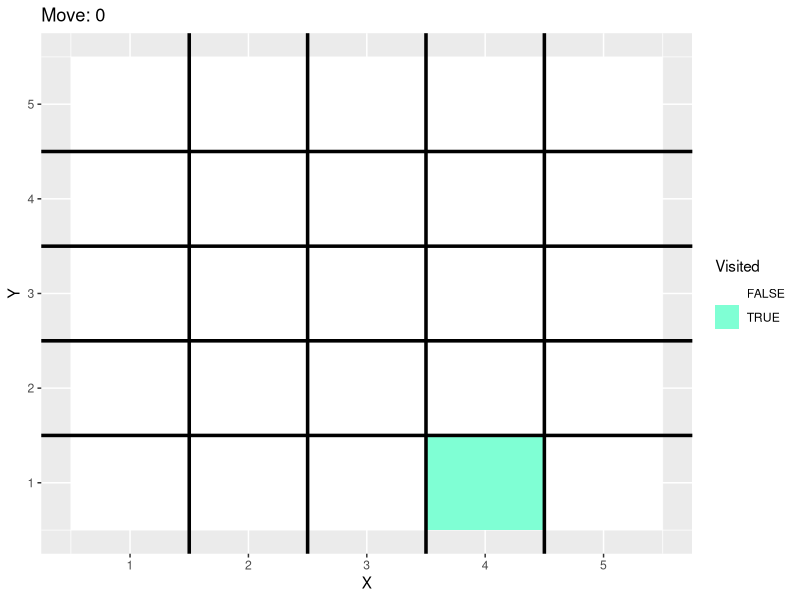
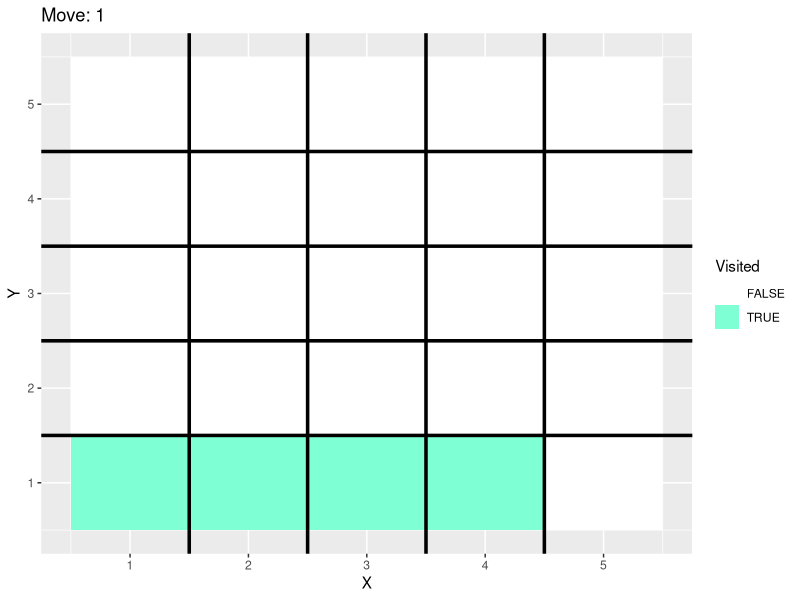
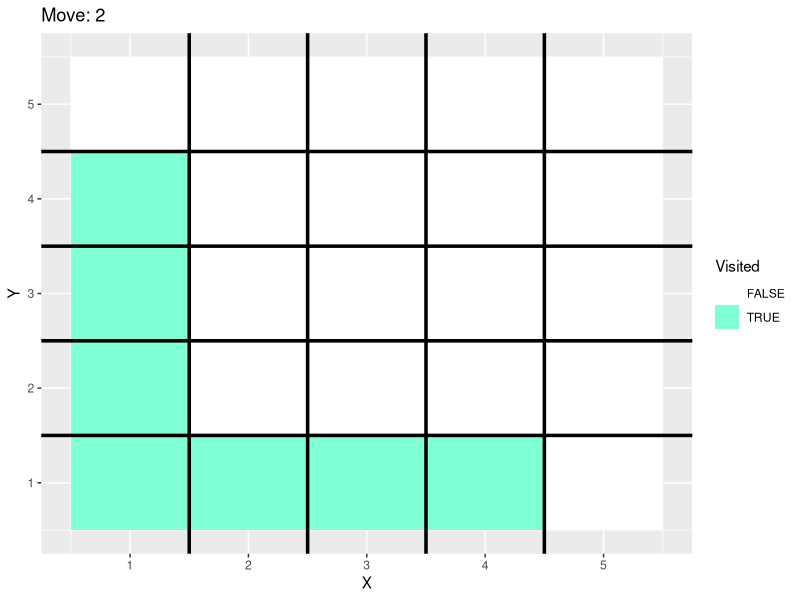
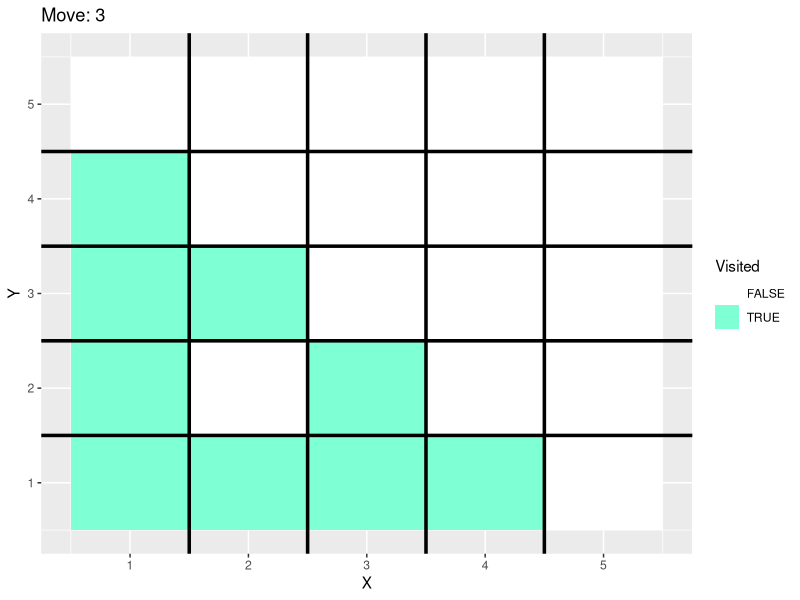
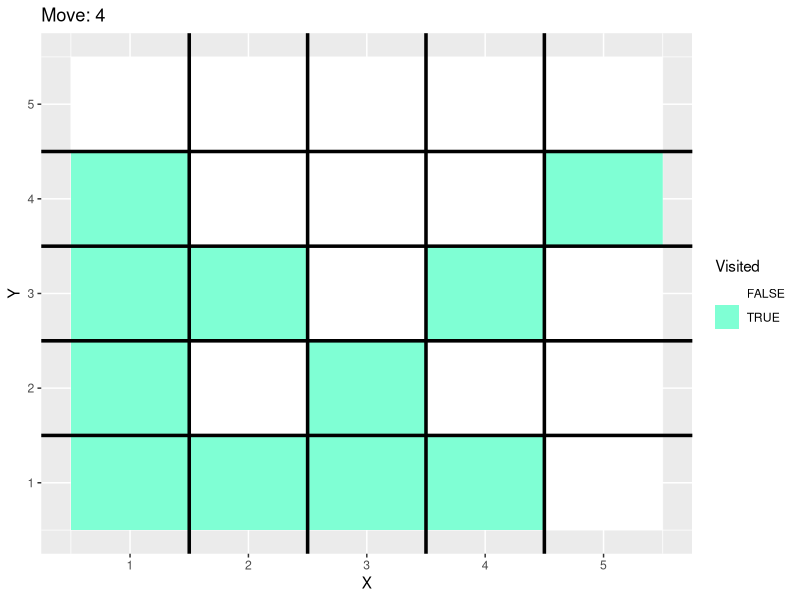
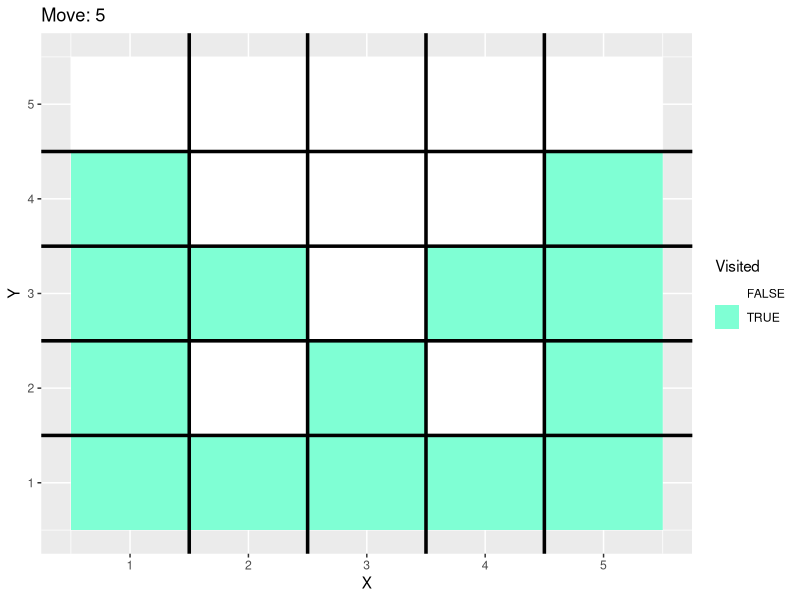
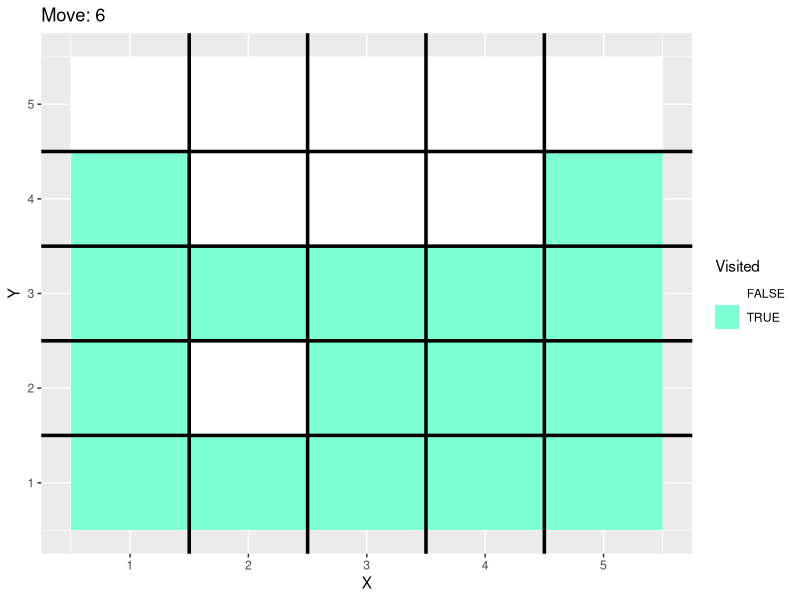
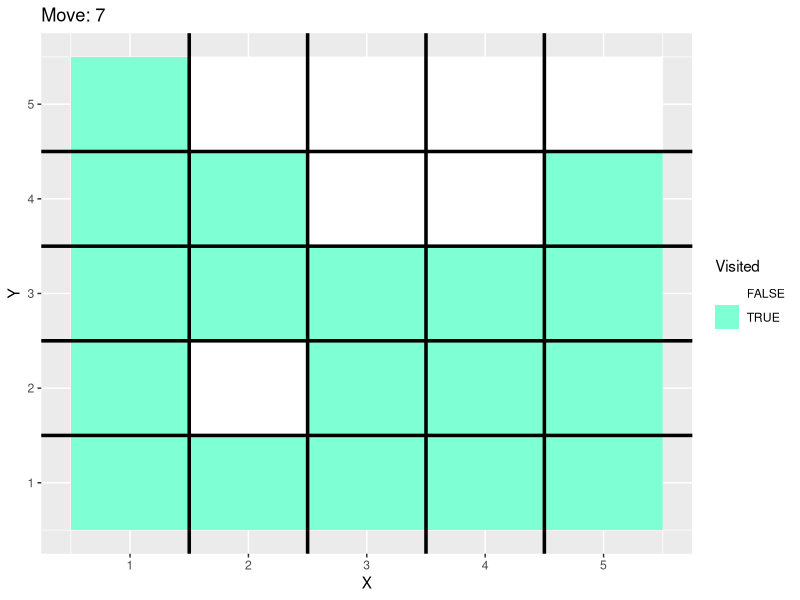

Reproduce these figures in R, in order.
### Luke Benz
### Ridler Classic
### 7/27/2018

### Get Coordinates for potential move
move_coord <- function(move_type, x, y) {
  coordinates <- list("x" = vector(), "y" = vector())
  if(move_type == "left") {
    coordinates$x <- x - 1:3
    coordinates$y <- rep(y, 3)
  }
  else if(move_type == "right") {
    coordinates$x <- x + 1:3
    coordinates$y <- rep(y, 3)
  }
  else if(move_type == "up") {
    coordinates$x <- rep(x, 3)
    coordinates$y <- y + 1:3
  }
  else if(move_type == "down") {
    coordinates$x <- rep(x, 3)
    coordinates$y <- y - 1:3
  }
  else if(move_type == "up_right") {
    coordinates$x <- x + 1:2
    coordinates$y <- y + 1:2
  }
  else if(move_type == "up_left") {
    coordinates$x <- x - 1:2
    coordinates$y <- y + 1:2
  }
  else if(move_type == "down_right") {
    coordinates$x <- x + 1:2
    coordinates$y <- y - 1:2
  }  
  else if(move_type == "down_left") {
    coordinates$x <- x - 1:2
    coordinates$y <- y - 1:2
  }
  return(coordinates)
}

### Test if move is valid
valid_move <- function(grid, coordinates) {
  n <- nrow(grid)
  ### Wrap-Around
  if(any(coordinates$y < 1) | any(coordinates$x < 1)) {
    return(F)
  }
  
  if(any(coordinates$y > n) | any(coordinates$x > n)) {
    return(F)
  }
  
  ### Already Visited
  for(k in 1:length(coordinates$x)) {
    if(grid[coordinates$y[k], coordinates$x[k]]) {
      return(F)
    }
  }
  
  return(T)
}

### Build Grid
reset_grid <- function(n) {
  matrix(F, nrow = n, ncol = n) 
}

xmoves <- c()
ymoves <- c()
moves_used <- c()
blank <- c()
fails <- 0

### Square Size
n <- 5

moves <- c("left", "right", "up", "down", "up_right", 
           "up_left", "down_right", "down_left")
grid <- reset_grid(n)

x <- sample(1:n, 1)
y <- sample(1:n, 1)
grid[y,x] <- T

while(any(!grid)) {
  xmoves <- c(xmoves, x)
  ymoves <- c(ymoves, y)
  
  
  ### Get Set of all Valid Moves
  z <- sapply(moves, move_coord, x, y) 
  good_moves <- vector() 
  for(i in 1:length(moves)) {
    if(valid_move(grid, list("x" = z[1,i][[1]], "y" = z[2,i][[1]]))) {
      good_moves <- c(good_moves, moves[i])
    }
  }
  
  ### Make Move, or Reset
  if(length(good_moves) >= 1) {
    move <- sample(good_moves, 1)
    moves_used <- c(moves_used, move)
    coordinates <- move_coord(move, x, y)
    for(k in 1:length(coordinates$x)) {
      grid[coordinates$y[k], coordinates$x[k]] <- T
    }
    x <- coordinates$x[k]
    y <- coordinates$y[k]
  }
  else{
    fails <- fails + 1
    if(sum(!grid) == 4) {
      break
    }
    blank <- c(blank, sum(!grid))
    if(fails %% 100 == 0) {
      print(paste("Fails:", fails))
    }
    xmoves <- c()
    ymoves <- c()
    moves_used <- c()
    grid <- reset_grid(n)
    x <- sample(1:n, 1)
    y <- sample(1:n, 1)
    grid[y,x] <- T
    
  }
}

### Min Legally Covered
table(blank)
n^2 - max(blank)

### Max Legally Covered
n^2 - min(blank)

frame <- expand.grid("x" = 1:n, "y" = 1:n)
frame$move <- 0
frame$covered <- F
frame$covered[frame$x == xmoves[1] &frame$y == ymoves[1]] <- T
all_frames <- frame
for(i in 1:length(moves)) {
  frame$move <- i
  coordinates <- move_coord(moves_used[i], xmoves[i], ymoves[i])
  for(k in 1:length(coordinates$x)) {
    frame$covered[frame$x == coordinates$x[k] & 
                    frame$y == coordinates$y[k]] <- T
  }
  
  all_frames <- rbind(all_frames, frame)
}

library(ggplot2)
library(dplyr)

pdf("riddler.pdf")
for(i in 0:8) {
  p <- ggplot(filter(all_frames, move == i), aes(x = x, y = y, fill = covered)) + 
    geom_raster() + scale_fill_manual("Visited", values = c("white", "aquamarine1")) + 
    geom_vline(xintercept = 0.5 + 1:4, color = "black", size = 1.2) + 
    geom_hline(yintercept = 0.5 + 1:4, color = "black", size = 1.2) +
    labs(x = "X", y = "Y", title = paste("Move:", i))
  print(p)
}
dev.off()